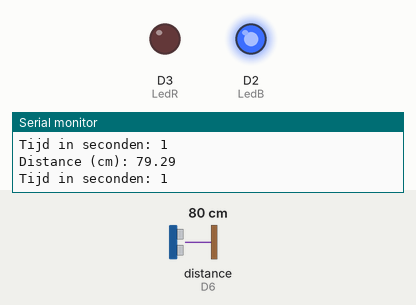
The sketch below on a simulated ESP8266 (NodeMCU). Shown: output pins drawn as LEDs (lit = HIGH), the last lines printed to the serial monitor. Wiring (inferred from the names in the program): ultrasonic range finder: trigger D5; echo D6. The test bench sets the inputs (shaded band); at power-on: distance to the obstacle (sensor on D6) 80 cm. The echo pulse lasts 58.3 µs per cm; pins used as bus, display or sensor lines are not drawn.

Above: at 1.8 s.
1.9 s: distance to the obstacle (sensor on D6) set to 97 cm
3.4 s: distance to the obstacle (sensor on D6) set to 106 cm
At 4.5 s:
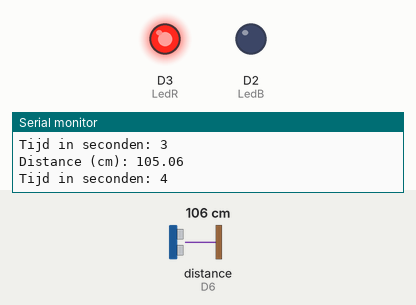
5.5 s: distance to the obstacle (sensor on D6) set to 2 cm
At 7.2 s:
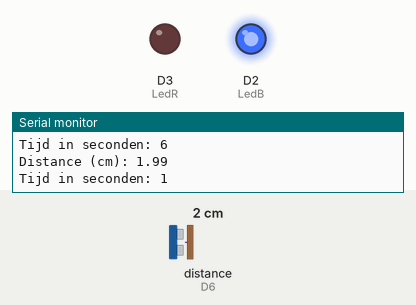
7.5 s: distance to the obstacle (sensor on D6) set to 120 cm
At 9.3 s:
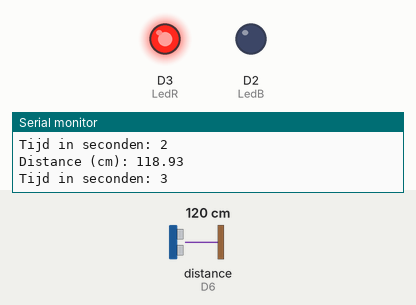
Timing chart, 0 to 10.5 s (numbered marks = the images above; inputs shaded):
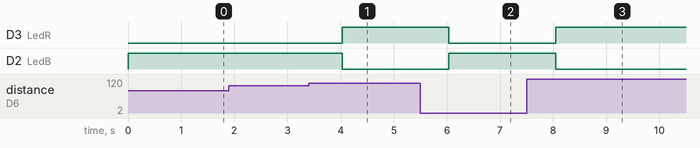

Measured:
- the behaviour switches between 100 and 101 cm on distance to the obstacle (sensor on D6) (found by bisection; images 0 and 1)
- after the input at 3.4 s, D3 (LedR): LOW → HIGH after 0.63 s; D2 (LedB): HIGH → LOW after 0.63 s
- after the input at 5.5 s, D3 (LedR): HIGH → LOW after 0.54 s; D2 (LedB): LOW → HIGH after 0.54 s
- after the input at 7.5 s, D3 (LedR): LOW → HIGH after 0.55 s; D2 (LedB): HIGH → LOW after 0.55 s

The sketch:

sketch_sep27a.ino
```cpp
// (licence header left out)
const int trigPin = D5; // 8;
const int echoPin = D6; // 7;
const int LedR = D3; // led red
const int LedB = D2; // led blue


//define sound velocity in cm/uS
#define SOUND_VELOCITY 0.034
#define CM_TO_INCH 0.393701

long duration;
float distanceCm;

int timeRunning = 0;
int timeRunningBetween = 0;

bool timerHasStarted = false;
bool timerBetweenHasStarted = false;

void setup() {
  Serial.begin(115200); // Starts the serial communication
  pinMode(trigPin, OUTPUT); // Sets the trigPin as an Output
  pinMode(echoPin, INPUT); // Sets the echoPin as an Input
  pinMode(LedR, OUTPUT); // Sets the LedR as an Output
  pinMode(LedB, OUTPUT); // Sets the LedB as an Output

  // Set begin value of timer if person sits behind desk

}

void loop() {
  // Clears the trigPin
  // SB
  digitalWrite(trigPin, LOW);
  delayMicroseconds(2);
  // Sets the trigPin on HIGH state for 10 micro seconds
  digitalWrite(trigPin, HIGH);
  delayMicroseconds(10);
  digitalWrite(trigPin, LOW);

  // Reads the echoPin, returns the sound wave travel time in microseconds
  duration = pulseIn(echoPin, HIGH);

  // Calculate the distance
  distanceCm = duration * SOUND_VELOCITY/2;

  // Prints the distance on the Serial Monitor
  Serial.print("Distance (cm): ");
  Serial.println(distanceCm);

  countTimeRunning();
  countBetweenTimeRunning();

  checkIfSecondsBehindDesk(10, 5);

  delay(1000);

}

void countTimeRunning(){
  timeRunning += 1;
  Serial.print("Tijd in seconden: ");
  Serial.println(timeRunning);
}

void countBetweenTimeRunning(){
  timeRunningBetween += 1;
}

void blueLedOn(){
  digitalWrite(LedB, HIGH); // Sets blue led to on
  digitalWrite(LedR, LOW);  // Sets red led to off
}

void redLedOn(){
  digitalWrite(LedR, HIGH); // Sets red led to on
  digitalWrite(LedB, LOW);  // Sets blue led to off
}

//hier komt nog een void die gaat kijken of er langer dan ... seconden meer dan ... cm afstand is geweest tussen mens en Ultrason
void checkIfSecondsBehindDesk(int amountOfSecondsBehindDesk, int amountOfSecondsBetween){

  if(distanceCm < 100 && timerHasStarted == false){
    timerHasStarted = true;
    blueLedOn();
    timeRunning = 0;
  }else if(timeRunning >= amountOfSecondsBehindDesk){
    redLedOn();

    Serial.print("------------------");
    Serial.print("Je zit te lang achter je computer!");
    Serial.print("------------------");
    if(distanceCm > 100){
      if(!timerBetweenHasStarted){
        timeRunningBetween = 0;
        timerBetweenHasStarted = true;
      }else if(timeRunningBetween >= amountOfSecondsBetween){
        timerHasStarted = false;
        timerBetweenHasStarted = false;
      }else{
        Serial.print("------------------");
        Serial.print("Je moet nog wat langer staan voor dat je weer kan zitten!");
        Serial.print("------------------");
      }
    }
  }else if(distanceCm > 100){
    redLedOn();
    timerHasStarted = false;
  }
}
```
